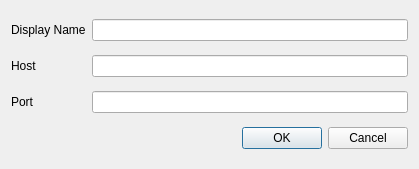
<?xml version="1.0" encoding="UTF-8"?>
<ui version="4.0">
 <class>Dialog</class>
 <widget class="QDialog" name="Dialog">
  <property name="geometry">
   <rect>
    <x>0</x>
    <y>0</y>
    <width>419</width>
    <height>169</height>
   </rect>
  </property>
  <property name="windowTitle">
   <string>Dialog</string>
  </property>
  <layout class="QGridLayout" name="gridLayout">
   <item row="1" column="0">
    <widget class="QLabel" name="label">
     <property name="text">
      <string>Host</string>
     </property>
    </widget>
   </item>
   <item row="3" column="1">
    <widget class="QLineEdit" name="portEdit"/>
   </item>
   <item row="4" column="1">
    <widget class="QDialogButtonBox" name="buttonBox">
     <property name="orientation">
      <enum>Qt::Horizontal</enum>
     </property>
     <property name="standardButtons">
      <set>QDialogButtonBox::Cancel|QDialogButtonBox::Ok</set>
     </property>
    </widget>
   </item>
   <item row="3" column="0">
    <widget class="QLabel" name="label_2">
     <property name="text">
      <string>Port</string>
     </property>
    </widget>
   </item>
   <item row="1" column="1">
    <widget class="QLineEdit" name="hostEdit"/>
   </item>
   <item row="0" column="1">
    <widget class="QLineEdit" name="displayNameEdit"/>
   </item>
   <item row="0" column="0">
    <widget class="QLabel" name="label_3">
     <property name="text">
      <string>Display Name</string>
     </property>
    </widget>
   </item>
  </layout>
 </widget>
 <tabstops>
  <tabstop>displayNameEdit</tabstop>
  <tabstop>hostEdit</tabstop>
  <tabstop>portEdit</tabstop>
 </tabstops>
 <resources/>
 <connections>
  <connection>
   <sender>buttonBox</sender>
   <signal>accepted()</signal>
   <receiver>Dialog</receiver>
   <slot>accept()</slot>
   <hints>
    <hint type="sourcelabel">
     <x>375</x>
     <y>152</y>
    </hint>
    <hint type="destinationlabel">
     <x>157</x>
     <y>168</y>
    </hint>
   </hints>
  </connection>
  <connection>
   <sender>buttonBox</sender>
   <signal>rejected()</signal>
   <receiver>Dialog</receiver>
   <slot>reject()</slot>
   <hints>
    <hint type="sourcelabel">
     <x>412</x>
     <y>152</y>
    </hint>
    <hint type="destinationlabel">
     <x>286</x>
     <y>168</y>
    </hint>
   </hints>
  </connection>
 </connections>
</ui>
